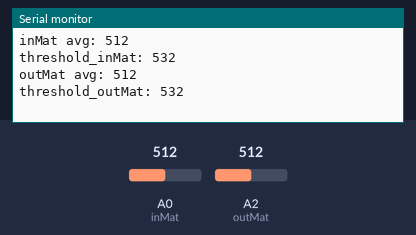
Bench run of a sketch on a simulated Arduino Uno, built with avr-gcc and run on an emulated ATmega328P. Parts: the last lines printed to the serial monitor. The inputs (shaded band) are chosen by the test bench; at power-on: A0 (inMat) = 512, A2 (outMat) = 512.

Above: at 3.2 s.
3.3 s: A0 (inMat) set to 716
At 4.5 s:
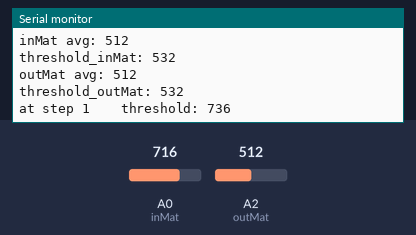
4.8 s: A2 (outMat) set to 716
At 5.8 s:
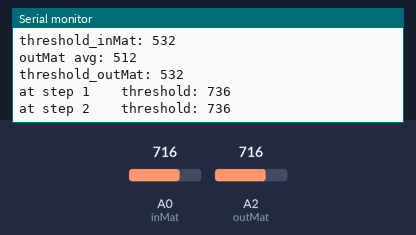
6.3 s: A2 (outMat) set to 511
At 6.9 s:
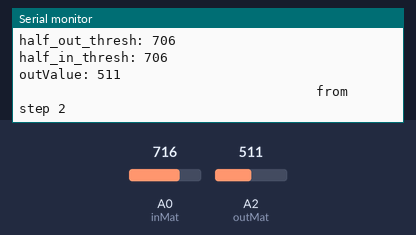
7.8 s: A0 (inMat) set to 511
At 8.4 s:
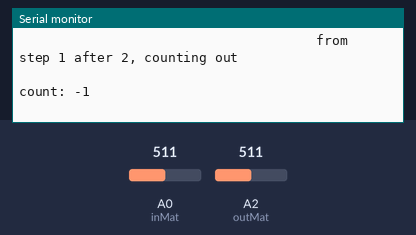

Measured:
- after the input at 3.3 s, the serial monitor: prints a new line at once (image 1)
- after the input at 4.8 s, the serial monitor: prints a new line at once (image 2)
- after the input at 6.3 s, the serial monitor: prints a new line at once (image 3)
- after the input at 7.8 s, the serial monitor: prints a new line at once (image 4)

The sketch:

twoStepsPressureSensor_forlogs.ino
```cpp
#define inMat A0
#define outMat A2

int processing_delay = 250;
int units_per_person = 20;
int inValue = 0, outValue = 0;
int count = 0;
long start_time, stop_time;
int threshold_inMat, threshold_outMat;
int inFlag = 0, outFlag = 0;
int steps[2] = {0, 0};
int transition = 0;

void setup() {
  Serial.begin(9600);
  threshold_inMat = calibrate_inMat() + units_per_person;
  Serial.print("threshold_inMat: ");
  Serial.println(threshold_inMat);
  threshold_outMat = calibrate_outMat() + units_per_person;
  Serial.print("threshold_outMat: ");
  Serial.println(threshold_outMat);
  start_time = millis();
}


void loop() {
  inValue = analogRead(inMat);
  outValue = analogRead(outMat);

  on_step(1, inValue, &threshold_inMat, &inFlag);
  transition_step();
  off_step(1, inValue, &threshold_inMat, &inFlag);

  on_step(2, outValue, &threshold_outMat, &outFlag);
  transition_step();
  off_step(2, outValue, &threshold_outMat, &outFlag);


  stop_time = millis();
  timeout_refresh();
}

int calibrate_inMat(){
  long total = 0;
  for(int i = 0; i < 100 ; i++){
    total += analogRead(inMat);
    delay(10);
  }
  int avg = total/100;
  Serial.print("inMat avg: ");
  Serial.println(avg);
  return avg;
}

int calibrate_outMat(){
  long total = 0;
  for(int i = 0; i< 100 ; i++){
    total += analogRead(outMat);
    delay(10);
  }
  int avg = total/100;
  Serial.print("outMat avg: ");
  Serial.println(avg);
  return avg;
}

void transition_step(){
  int half_in_thresh = threshold_inMat - (units_per_person / 2);
  int half_out_thresh = threshold_outMat - (units_per_person / 2);
  if(inFlag > 0){
    half_in_thresh = threshold_inMat - ((3 * units_per_person) / 2);
    if(inValue < half_in_thresh && outValue > half_out_thresh){
      Serial.println("transition from 1 to 2");
      Serial.print("inFlag: ");
      Serial.println(inFlag);
      Serial.print("half_in_thresh: ");
      Serial.println(half_in_thresh);
      Serial.print("half_out_thresh: ");
      Serial.println(half_out_thresh);
      Serial.print("inValue: ");
      Serial.println(inValue);
      transition = 1;
    }
  }

  if(outFlag > 0){
    half_out_thresh = threshold_outMat - ((3 * units_per_person) / 2);
    if(outValue < half_out_thresh && inValue > half_in_thresh){
      Serial.println("transition from 2 to 1");
      Serial.print("outFlag: ");
      Serial.println(outFlag);
      Serial.print("half_out_thresh: ");
      Serial.println(half_out_thresh);
      Serial.print("half_in_thresh: ");
      Serial.println(half_in_thresh);
      Serial.print("outValue: ");
      Serial.println(outValue);
      transition = 2;
    }
  }
}

void on_step(int number, int step_value, int *threshold, int *flag){
  if(step_value > *threshold){
    *flag += 1;
    *threshold = step_value + units_per_person;
    Serial.print("at step ");
    Serial.print(number);
    Serial.print("    threshold: ");
    Serial.println(*threshold);
    start_time = millis();
  }
}

void off_step(int number, int step_value, int *threshold, int *flag){
  int temporary_thresh = *threshold - (2 * units_per_person);
  if(step_value < temporary_thresh && *flag > 0){
    *threshold = step_value + units_per_person;
    *flag -= 1;
    process_step(number);
    check_length();
  }
}

void process_step(int number){
  for(int i = 0;i < 2; i++){
    if(number == 1 && steps[0] == 0 && transition == 1){
      Serial.println("                                      from step 1");
      steps[0] = number;
      break;
    }
    if(number == 2 && steps[0] == 1 && transition == 1){
      Serial.println("                                      from step 2 after 1, counting in");
      steps[1] = number;
      break;
    }
    if(number == 2 && steps[0] == 0 && transition == 2){
      Serial.println("                                      from step 2");
      steps[0] = number;
      break;
    }
    if(number == 1 && steps[0] == 2 && transition == 2){
      Serial.println("                                      from step 1 after 2, counting out");
      steps[1] = number;
      break;
    }
  }
}

void check_length(){
  if(steps[0] == 1 && steps[1] == 2){
    count++;
    transition = 0;
    memset(steps, 0, sizeof(steps));
    Serial.print("                                          count: ");
    Serial.println(count);
  }
  if(steps[0] == 2 && steps[1] == 1){
    count--;
    transition = 0;
    memset(steps, 0, sizeof(steps));
    Serial.print("                                          count: ");
    Serial.println(count);
  }
}

void timeout_refresh(){
  if((stop_time - start_time) >= 20000){
    Serial.println("timeout, resetting values");
    start_time = millis();
    memset(steps, 0, sizeof(steps));
    inFlag = 0;
    outFlag = 0;
    transition = 0;
    threshold_inMat = calibrate_inMat() + units_per_person;
    Serial.print("threshold_inMat: ");
    Serial.println(threshold_inMat);
    threshold_outMat = calibrate_outMat() + units_per_person;
    Serial.print("threshold_outMat: ");
    Serial.println(threshold_outMat);
  }
}
```
